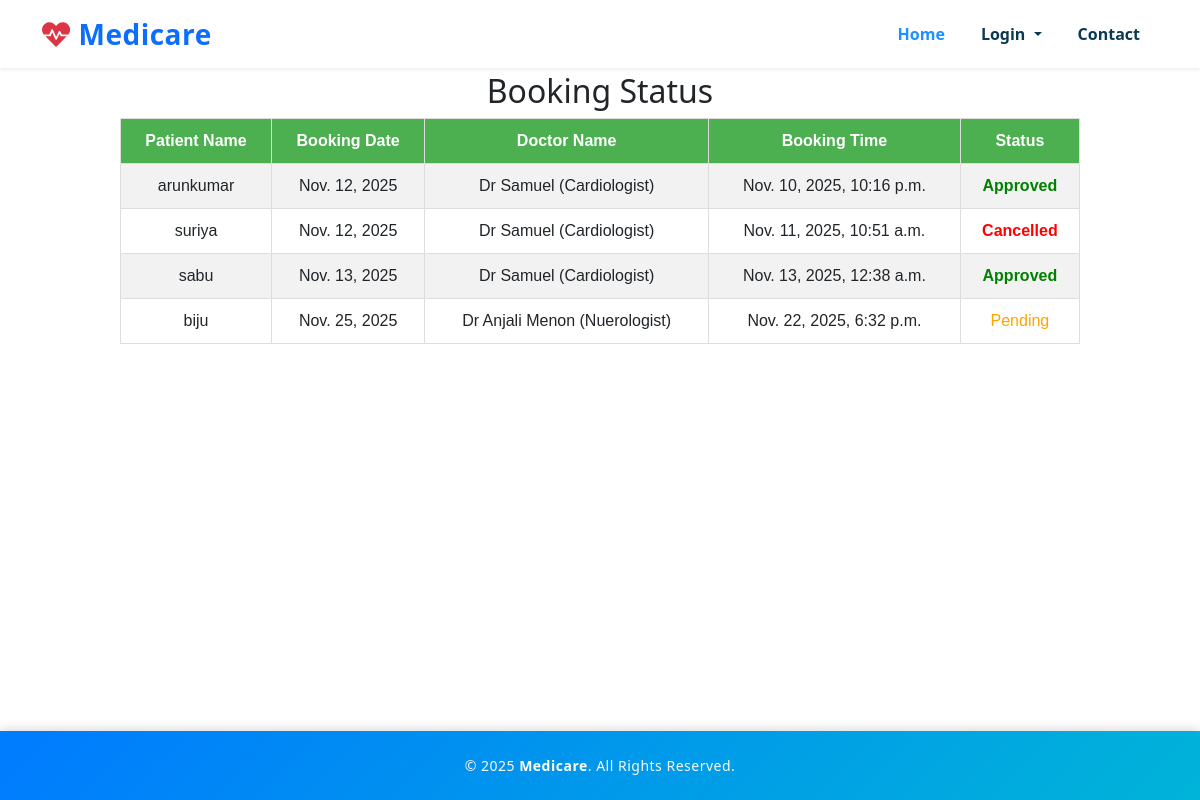
The app's page /status/ with its own data.
### System/models.py (models this page shows, shortened)
class Status(models.Model):
    STATUS_CHOICES = [
        ('Pending', 'Pending'),
        ('Approved', 'Approved'),
        ('Cancelled', 'Cancelled'),
    ]
    booking = models.ForeignKey(Booking, on_delete=models.CASCADE)
    status = models.CharField(max_length=20, choices=STATUS_CHOICES, default='Pending')

class Booking(models.Model):
    p_name=models.CharField(max_length=250)
    p_phone=models.CharField(max_length=50,unique=True)
    p_email=models.EmailField(unique=True)
    doc_name=models.ForeignKey(Doctors,on_delete=models.CASCADE)
    booking_date=models.DateField()
    booking_datetime = models.DateTimeField(default=timezone.now)
    booked_on=models.DateTimeField(auto_now_add=True)

class Doctors(models.Model):
    user = models.OneToOneField(User, on_delete=models.CASCADE, null=True, blank=True)
    doc_name = models.CharField(max_length=225)
    doc_spec = models.CharField(max_length=255)
    dep_name = models.ForeignKey(Departments,on_delete=models.CASCADE)
    doc_image = models.ImageField(upload_to='doctors/', null=True, blank=True)
    avail_days = models.CharField(max_length=100, default="Monday")
    def __str__(self):
        return 'Dr ' + self.doc_name + ' (' + self.doc_spec + ')'

### System/views.py (the view)
# urls.py: path('status/',status_view,name='status'),
def status_view(request):
    dict_stat={
        'stat':Status.objects.all()
    }
    return render(request,'status.html',dict_stat)

### System/templates/status.html (shortened to what this page needs)
{% extends 'base.html' %}
{% block content %}
<h2 style="text-align: center;">Booking Status</h2>
<table class="status-table">
  <tr>
    <th>Patient Name</th>
    <th>Booking Date</th>
    <th>Doctor Name</th>
    <th>Booking Time</th>
    <th>Status</th>
  </tr>
  {% for x in stat %}
  <tr>
    <td>{{ x.booking.p_name }}</td>
    <td>{{ x.booking.booking_date }}</td>
    <td>{{ x.booking.doc_name }}</td>
    <td>{{ x.booking.booking_datetime }}</td>
    <td>
      {% if x.status == "Pending" %}
        <span style="color: orange;">Pending</span>
      {% elif x.status == "Approved" %}
        <span style="color: green; font-weight: bold;">Approved</span>
      {% elif x.status == "Cancelled" %}
        <span style="color: red; font-weight: bold;">Cancelled</span>
      {% endif %}
    </td>
  </tr>
  {% endfor %}
</table>
{% endblock %}

### System/templates/status.html (style rules this page uses)
.status-table th,.status-table td { border: 1px solid #ddd; padding: 10px; text-align: center; }
.status-table { border-collapse: collapse; margin: 0 auto; width: 80%; font-family: Arial, sans-serif; }
.status-table th { background-color: #4CAF50; color: white; }
.status-table tr:nth-child(even) { background-color: #f2f2f2; }

### records on screen
Status: booking.p_name "arunkumar", booking.booking_date "Nov. 12, 2025", booking.doc_name "Dr Samuel (Cardiologist)", booking.booking_datetime "Nov. 10, 2025, 10:16 p.m.", status "Approved"
Status: booking.p_name "suriya", booking.booking_date "Nov. 12, 2025", booking.doc_name "Dr Samuel (Cardiologist)", booking.booking_datetime "Nov. 11, 2025, 10:51 a.m.", status "Cancelled"
Status: booking.p_name "sabu", booking.booking_date "Nov. 13, 2025", booking.doc_name "Dr Samuel (Cardiologist)", booking.booking_datetime "Nov. 13, 2025, 12:38 a.m.", status "Approved"
Status: booking.p_name "biju", booking.booking_date "Nov. 25, 2025", booking.doc_name "Dr Anjali Menon (Nuerologist)", booking.booking_datetime "Nov. 22, 2025, 6:32 p.m.", status "Pending"
